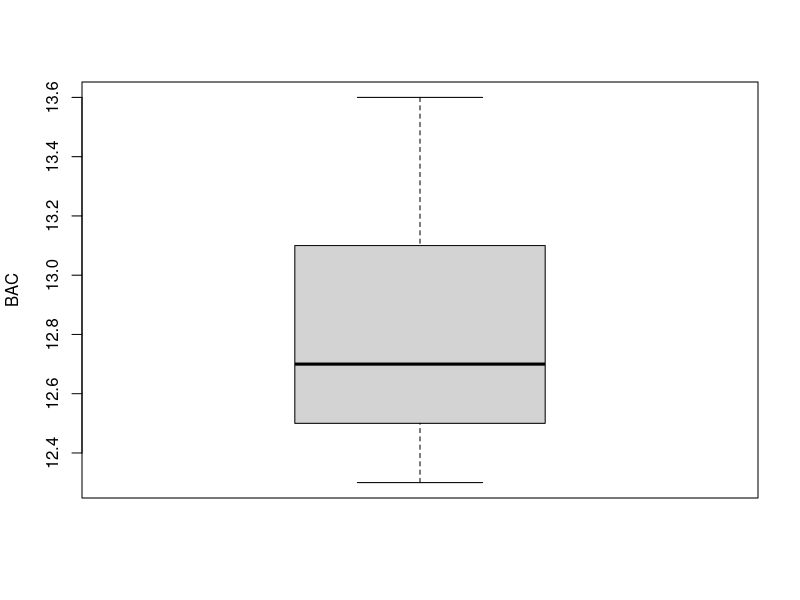
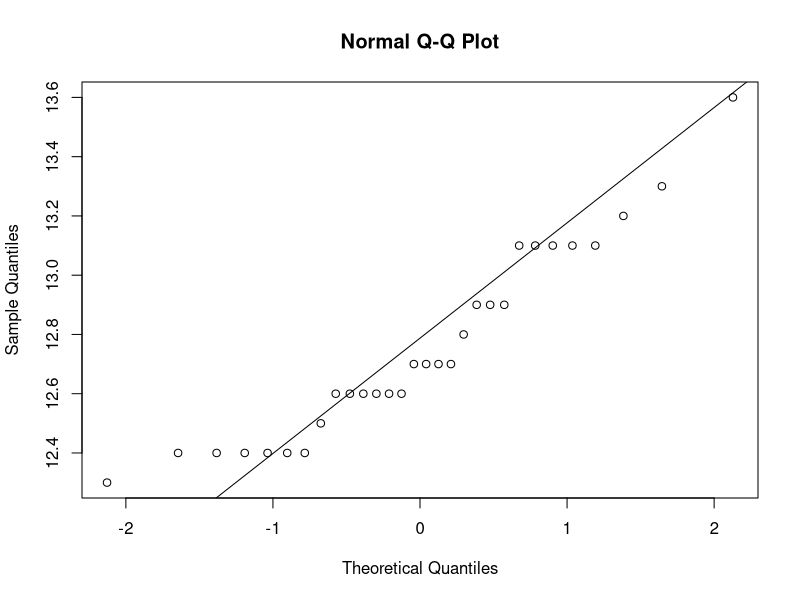
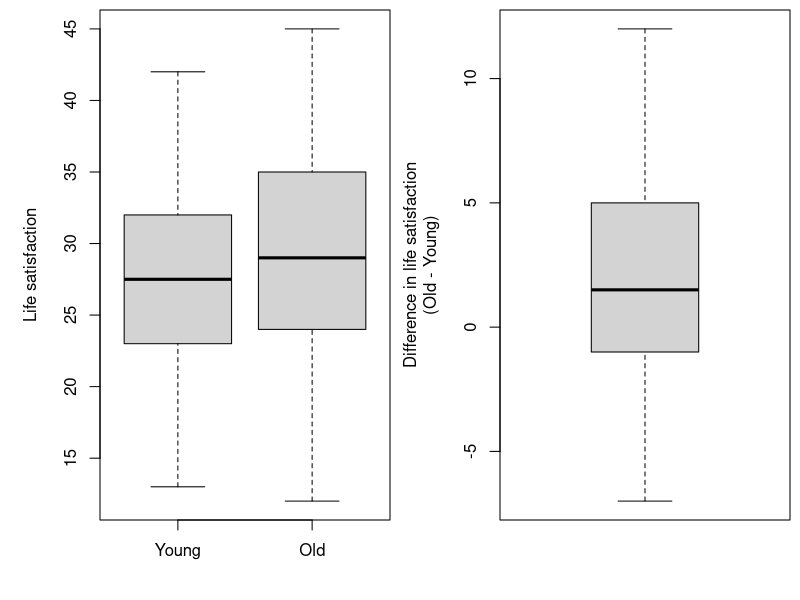

Write R code to recreate these figures, in order.
## ---- chunk 1
install.packages('pwr')
library("pwr")
## ---- chunk 2
d = abs(1 - 0) / sqrt(1)
pwr::pwr.t.test(
  n = NULL,
  d = d,
  sig.level = 0.05,
  power = 0.9,
  type = "one.sample",
  alternative = "greater"
)

## ---- chunk 3
bac = c(12.3,12.7,12.6,13.1,13.2,12.8,13.1,12.9,13.1,12.4,13.6,12.7,12.6,13.1,12.4,12.6,13.3,12.6,12.4,13.1,12.9,12.6,12.7,12.5,12.4,12.4,12.6,12.7,12.4,12.9)
n = length(bac)
xbar = mean(bac)
s = sd(bac)
c(n, xbar, s)
## ---- chunk 4
t0 = (xbar - 12.6)/(s/sqrt(n))
t0
## ---- chunk 5
boxplot(bac, ylab = "BAC")
## ---- chunk 6
qqnorm(bac)
qqline(bac)
## ---- chunk 7
Young = c(24, 26, 40, 29, 29, 41, 32, 19, 23, 25, 37, 31, 31, 29, 24, 
          42, 32, 13, 33, 25, 20, 26, 20, 23, 23, 15, 34, 29, 20, 38)
Old = c(27, 26, 45, 34, 34, 45, 36, 20, 22, 24, 35, 31, 26, 41, 31, 
        37, 31, 12, 38, 26, 22, 27, 21, 31, 23, 24, 27, 33, 22, 40)
## ---- chunk 8
c(length(Young), length(Old))

## ---- chunk 9
c(mean(Old), mean(Young), mean(Old-Young))
## ---- chunk 10
c(sd(Old), sd(Young), sd(Old-Young))
## ---- chunk 11
# tidyverse method
library("tidyverse")
dat = tibble(
  satisfaction = c(Young, Old), 
  age = c(rep("Young", length(Young)),
          rep("Old", length(Old)))
)
dat |> 
  group_by(age) |> 
  summarise(
    n = n(),
    mean = mean(satisfaction),
    sd = sd(satisfaction)
  )
## ---- chunk 12
# some quantiles from distributions
qt(c(0.025,0.05,0.1),58)
## ---- chunk 13
qnorm(c(0.025,0.05,0.1))
## ---- chunk 14
qt(c(0.025,0.05,0.1),29)
## ---- chunk 15
# Quick visualisation using base R (not ggplot)
par(mfrow = c(1,2), mar = c(4,5,0.5,0.5))
boxplot(Young, Old, names = c('Young', 'Old'), ylab = "Life satisfaction")
boxplot(Old - Young, ylab = 'Difference in life satisfaction\n(Old - Young)')
